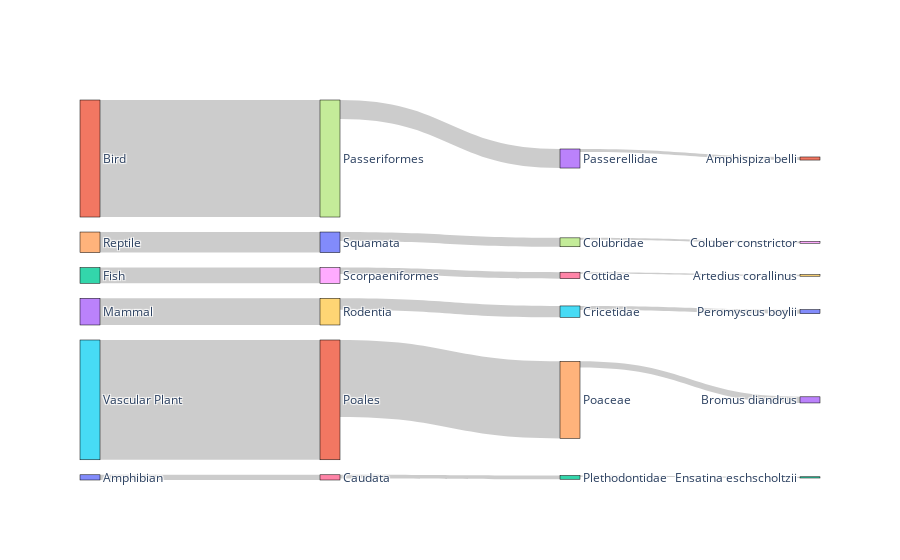

The code cell stored with this chart in its notebook:
### Code cell
import pandas as pd
import plotly.graph_objects as go

# Step 1: Get the counts for category -> order
category_order_count = df_combined.groupby(['Category', 'Order']).size().reset_index(name='count')

# Step 2: Get the counts for order -> family
order_family_count = df_combined.groupby(['Order', 'Family']).size().reset_index(name='count')

# Step 3: Get the counts for family -> genus
family_genus_count = df_combined.groupby(['Family', 'Genus']).size().reset_index(name='count')

# Step 4: Get the counts for genus -> species
genus_species_count = df_combined.groupby(['Genus', 'Species']).size().reset_index(name='count')

# Step 5: For each category, get the top 5 orders
filtered_category_order_count = (
    category_order_count.assign(rank=category_order_count.groupby('Category')['count'].rank(method='first', ascending=False))
    .query('rank <= 1')
    .drop(columns='rank')
)

# Step 6: For each order, get the top 5 families
filtered_order_family_count = (
    order_family_count[order_family_count['Order'].isin(filtered_category_order_count['Order'])]
    .assign(rank=order_family_count.groupby('Order')['count'].rank(method='first', ascending=False))
    .query('rank <= 1')
    .drop(columns='rank')
)

# Step 7: For each family, get the top 1 genus
filtered_family_genus_count = (
    family_genus_count[family_genus_count['Family'].isin(filtered_order_family_count['Family'])]
    .assign(rank=family_genus_count.groupby('Family')['count'].rank(method='first', ascending=False))
    .query('rank <= 1')
    .drop(columns='rank')
)

# Step 8: For each genus, get the top 1 species
filtered_genus_species_count = (
    genus_species_count[genus_species_count['Genus'].isin(filtered_family_genus_count['Genus'])]
    .assign(rank=genus_species_count.groupby('Genus')['count'].rank(method='first', ascending=False))
    .query('rank <= 1')
    .drop(columns='rank')
)

# Step 9: Find the most frequent species for each family based on "References"
# We assume 'Scientific Name' is a combination of 'Genus' and 'Species'
df_combined['Scientific Name'] = df_combined['Genus'] + ' ' + df_combined['Species']

# Get the most frequent Scientific Name for each Family
family_scientific_name = df_combined.groupby('Family')['Scientific Name'].agg(lambda x: x.mode()[0]).reset_index()

# Step 10: Merge this information with the family genus count to replace Species with Scientific Name
filtered_family_genus_count = pd.merge(filtered_family_genus_count, family_scientific_name, on='Family', how='left')

# Combine the links for each level
# Category -> Order
category_order_links = filtered_category_order_count[['Category', 'Order', 'count']].rename(
    columns={'Category': 'source', 'Order': 'target', 'count': 'value'}
)

# Order -> Family
order_family_links = filtered_order_family_count[['Order', 'Family', 'count']].rename(
    columns={'Order': 'source', 'Family': 'target', 'count': 'value'}
)

# Family -> Scientific Name (instead of Genus -> Species)
family_scientific_name_links = filtered_family_genus_count[['Family', 'Scientific Name', 'count']].rename(
    columns={'Family': 'source', 'Scientific Name': 'target', 'count': 'value'}
)

# Concatenate all the links
links = pd.concat([category_order_links, order_family_links, family_scientific_name_links], ignore_index=True)

# Create a list of nodes
nodes = list(pd.concat([
    filtered_category_order_count['Category'],
    filtered_category_order_count['Order'],
    filtered_order_family_count['Family'],
    filtered_family_genus_count['Scientific Name']  # Add Scientific Name instead of Genus and Species
]).unique())

# Map the nodes to indices
nodes_dict = {node: i for i, node in enumerate(nodes)}

# Add node indices to the links
links['source'] = links['source'].map(nodes_dict)
links['target'] = links['target'].map(nodes_dict)

# Create the Sankey diagram
fig = go.Figure(go.Sankey(
    node=dict(
        pad=15,
        thickness=20,
        line=dict(color="black", width=0.5),
        label=nodes
    ),
    link=dict(
        source=links['source'],
        target=links['target'],
        value=links['value']
    )
))

fig.show()

### Figure 1 — Plotly figure (JSON) as saved in the notebook; plotly's stock layout.template omitted (floating-point values rounded to 4 significant figures)
{"data": [{"link": {"source": [0, 1, 2, 3, 4, 5, 6, 7, 11, 9, 8, 10, 17, 16, 15, 13, 12, 14], "target": [6, 7, 8, 9, 10, 11, 12, 13, 14, 15, 16, 17, 18, 19, 20, 21, 22, 23], "value": [17, 381, 51, 87, 67, 390, 12, 62, 251, 37, 21, 29, 6, 5, 13, 10, 4, 20]}, "node": {"label": ["Amphibian", "Bird", "Fish", "Mammal", "Reptile", "Vascular Plant", "Caudata", "Passeriformes", "Scorpaeniformes", "Rodentia", "Squamata", "Poales", "Plethodontidae", "Passerellidae", "Poaceae", "Cricetidae", "Cottidae", "Colubridae", "Coluber constrictor", "Artedius corallinus", "Peromyscus boylii", "Amphispiza belli", "Ensatina eschscholtzii", "Bromus diandrus"], "line": {"color": "black", "width": 0.5}, "pad": 15, "thickness": 20}, "type": "sankey"}], "layout": {}}
